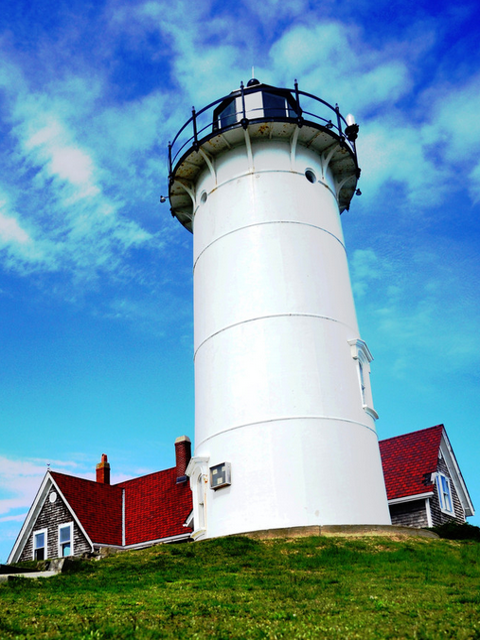
#> input picture HW1_Task4/lighthouse.png, 480 x 640 px
$ python image.py
#> lines starting #> are read from the running program, lines starting #| are printed output that depends on the picture
# 200316032 Beyza Sungar

from PIL import Image
import matplotlib.pyplot as plt


original_image = Image.open("lighthouse.png")
#> original_image is the input picture: PIL image 480x640 RGB; mean R, G, B 106.4, 150.1, 171.4
grayscale_image = original_image.convert("L")
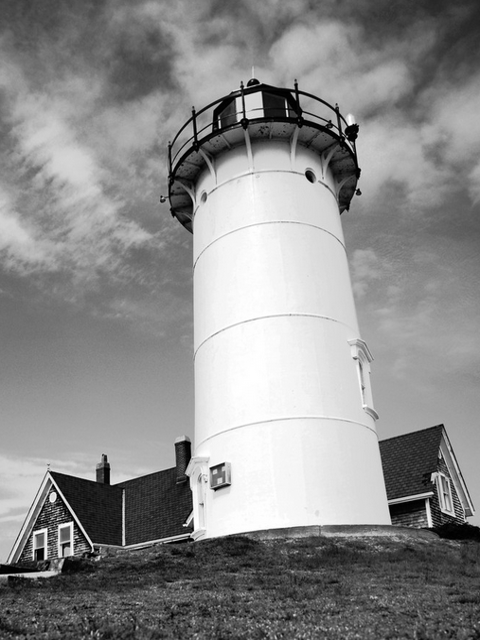
#> grayscale_image: PIL image 480x640 L; min 0, max 255, mean 139.5
rotated_image = original_image.rotate(45)
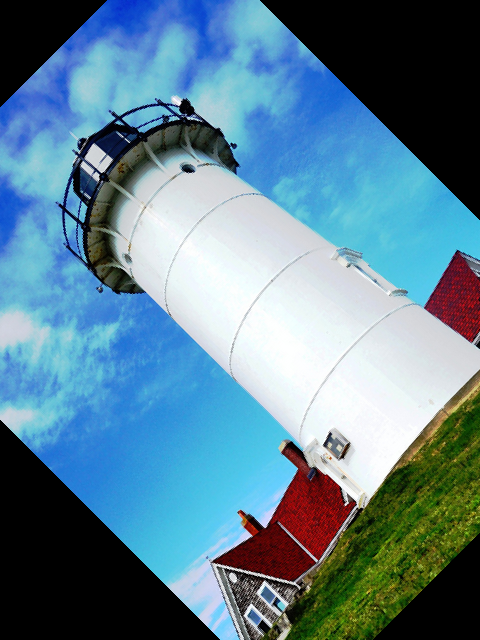
#> rotated_image: PIL image 480x640 RGB; mean R, G, B 93.1, 128.9, 146.9
histogram = grayscale_image.histogram()
#> histogram = 256 values, max 3300 at index 245, min 221 at index 10, mean 1200


fig, axs = plt.subplots(2, 2, figsize=(8,6))


axs[0, 0].imshow(original_image)
axs[0, 0].set_xticks([])
axs[0, 0].set_yticks([])
axs[0, 0].set_title('RGB')


axs[0, 1].imshow(grayscale_image, cmap='gray')
axs[0, 1].set_xticks([])
axs[0, 1].set_yticks([])
axs[0, 1].set_title('Grayscale')


axs[1, 0].imshow(rotated_image)
axs[1, 0].set_xticks([])
axs[1, 0].set_yticks([])
axs[1, 0].set_title('Rotated')


y_values = list(range(0,3001,1000))
x_values = list(range(0, 251, 50))
axs[1, 1].set_xticks(x_values)
axs[1, 1].set_yticks(y_values)
axs[1, 1].plot(histogram, color="blue")
axs[1, 1].fill_between(range(len(histogram)), histogram, color="blue")

plt.tight_layout()
plt.show()
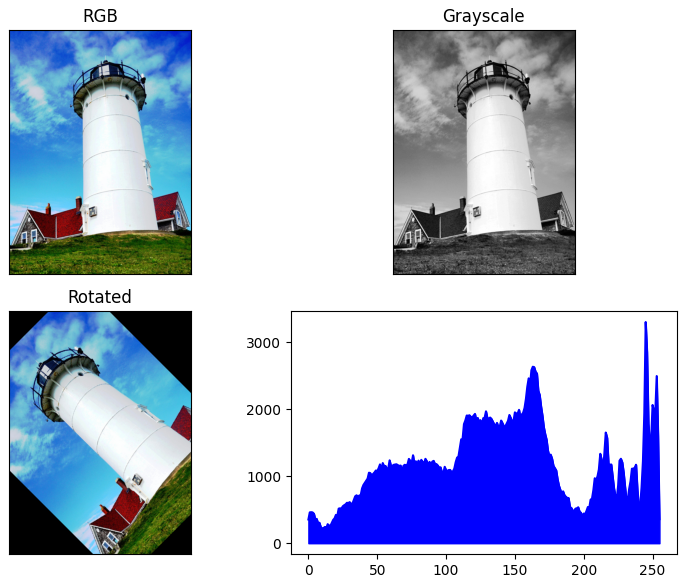
#> figure drawn by matplotlib, 4 panels; panel 4: curve peaks at x = 245, y = 3300
